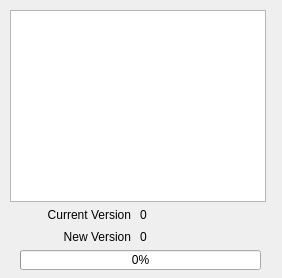
<?xml version="1.0" encoding="UTF-8"?>
<ui version="4.0">
 <class>UpdaterForm</class>
 <widget class="QWidget" name="UpdaterForm">
  <property name="geometry">
   <rect>
    <x>0</x>
    <y>0</y>
    <width>282</width>
    <height>278</height>
   </rect>
  </property>
  <property name="font">
   <font>
    <family>Ubuntu</family>
   </font>
  </property>
  <property name="windowTitle">
   <string>Launcher</string>
  </property>
  <widget class="QWidget" name="centralwidget" native="true">
   <property name="geometry">
    <rect>
     <x>0</x>
     <y>0</y>
     <width>276</width>
     <height>271</height>
    </rect>
   </property>
   <widget class="QPlainTextEdit" name="TextEdit">
    <property name="geometry">
     <rect>
      <x>10</x>
      <y>10</y>
      <width>256</width>
      <height>192</height>
     </rect>
    </property>
   </widget>
   <widget class="QProgressBar" name="progressBar">
    <property name="geometry">
     <rect>
      <x>20</x>
      <y>250</y>
      <width>241</width>
      <height>20</height>
     </rect>
    </property>
    <property name="value">
     <number>0</number>
    </property>
   </widget>
   <widget class="QLabel" name="label1">
    <property name="geometry">
     <rect>
      <x>20</x>
      <y>205</y>
      <width>111</width>
      <height>17</height>
     </rect>
    </property>
    <property name="text">
     <string>Current Version</string>
    </property>
    <property name="alignment">
     <set>Qt::AlignBottom|Qt::AlignRight|Qt::AlignTrailing</set>
    </property>
   </widget>
   <widget class="QLabel" name="label2">
    <property name="geometry">
     <rect>
      <x>20</x>
      <y>227</y>
      <width>111</width>
      <height>17</height>
     </rect>
    </property>
    <property name="text">
     <string>New Version</string>
    </property>
    <property name="alignment">
     <set>Qt::AlignBottom|Qt::AlignRight|Qt::AlignTrailing</set>
    </property>
   </widget>
   <widget class="QLabel" name="label3">
    <property name="geometry">
     <rect>
      <x>140</x>
      <y>205</y>
      <width>66</width>
      <height>17</height>
     </rect>
    </property>
    <property name="text">
     <string>0</string>
    </property>
    <property name="alignment">
     <set>Qt::AlignBottom|Qt::AlignLeading|Qt::AlignLeft</set>
    </property>
   </widget>
   <widget class="QLabel" name="label4">
    <property name="geometry">
     <rect>
      <x>140</x>
      <y>227</y>
      <width>66</width>
      <height>17</height>
     </rect>
    </property>
    <property name="text">
     <string>0</string>
    </property>
    <property name="alignment">
     <set>Qt::AlignBottom|Qt::AlignLeading|Qt::AlignLeft</set>
    </property>
   </widget>
  </widget>
 </widget>
 <resources/>
 <connections/>
</ui>
